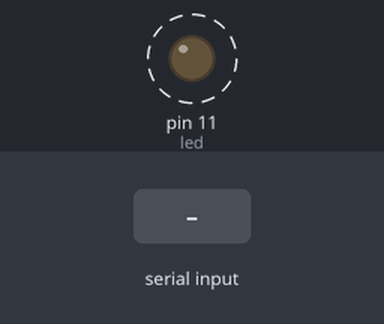
Simulated run of this sketch. Board: Arduino Leonardo, built with avr-gcc and run on an emulated ATmega32U4. On the bench: output pins drawn as LEDs (lit = HIGH). Dashed ring = blinking. The inputs (shaded band) are chosen by the test bench.

Above: at 1.5 s.
1.6 s: "5\n" received over the second serial link
At 2.3 s:
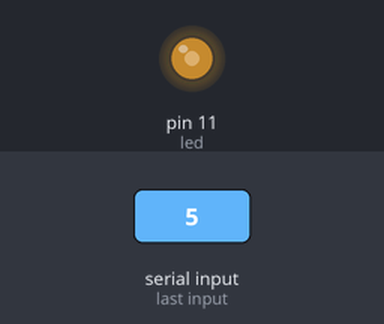
4.6 s: "90,45\n" received over the second serial link
At 4.84 s:
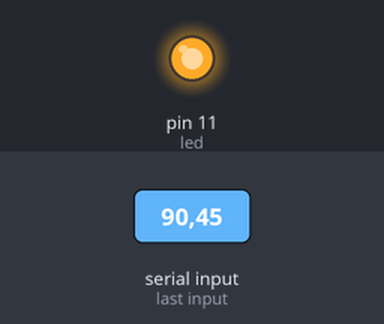
Timing chart, 0 to 13.6 s (numbered marks = the images above; inputs shaded):
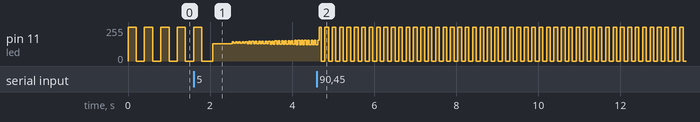

Measured:
- by itself, pin 11 (led): moves between 0/255 and 255/255, repeating every 0.18 s

The sketch:

blink.ino
```cpp
//int led = 13;
int led = 11;

HardwareSerial *port;

void setup() {
    pinMode(led, OUTPUT);

#ifdef __AVR_ATmega32U4__
    port = &Serial1; // Arduino Yun
#else
    port = &Serial;  // Arduino Mega and others
#endif
    port->begin(9600);
}

#define SERIAL_BUFFER_LEN 64

int delay_ms = 200;
char serial_buffer[SERIAL_BUFFER_LEN];
int serial_buffer_len = 0;

void loop() {
    digitalWrite(led, HIGH);
    port->println("HIGH");
    delay(delay_ms);

    digitalWrite(led, LOW);
    port->println("LOW");
    delay(delay_ms);


    while (port->available() && serial_buffer_len < SERIAL_BUFFER_LEN) {

        char c = port->read();

        if (c == '\n') {
            serial_buffer[serial_buffer_len] = 0;
            delay_ms = atoi(serial_buffer);
            serial_buffer_len = 0;
        } else {
            serial_buffer[serial_buffer_len] = c;
            serial_buffer_len += 1;
        }
    }
}
```
